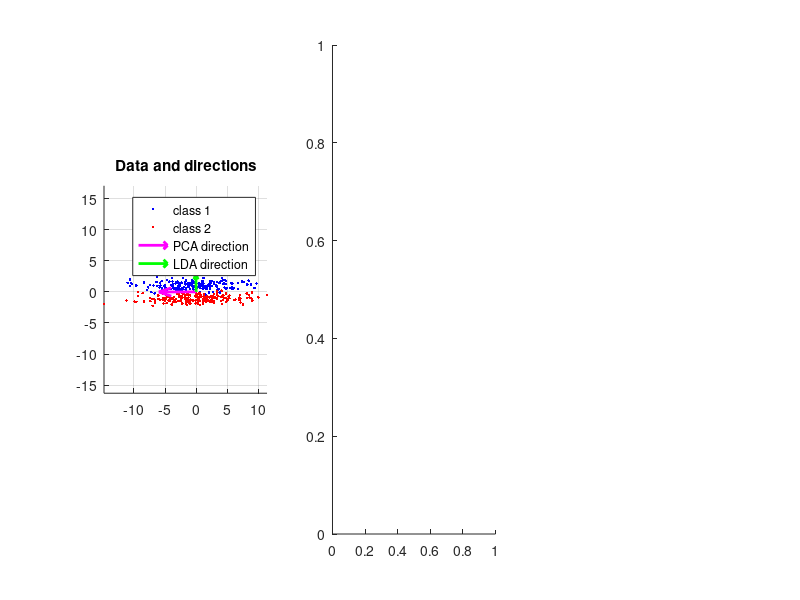

Source code (MATLAB): (Note: this script raises an error after producing the figure.)
%% Minimal LDA on toy data (two classes in 2D)
clc; clear; close all;
rng(1);                                   % same data every run
n = 200;                                  % points per class

% 1. Make data: both classes are wide in x, thin in y,
%    and they differ only in y (class 1 at y = +1, class 2 at y = -1)
X1 = [4*randn(1, n); 0.5*randn(1, n) + 1];
X2 = [4*randn(1, n); 0.5*randn(1, n) - 1];

% 2. Class means
m1 = mean(X1, 2);
m2 = mean(X2, 2);

% 3. Within-class scatter: spread of each class around its own mean
Sw = (X1 - m1)*(X1 - m1)' + (X2 - m2)*(X2 - m2)';

% 4. LDA direction: w = Sw^(-1) (m1 - m2), made unit length
w = Sw \ (m1 - m2);
w = w / norm(w);

% 5. Project every point onto w (each point becomes one number)
y1 = w' * X1;
y2 = w' * X2;

% 6. Classify with a threshold halfway between the projected means
t = (mean(y1) + mean(y2)) / 2;
acc = 100 * (sum(y1 > t) + sum(y2 <= t)) / (2*n);
fprintf('LDA direction w = (%.3f, %.3f), accuracy = %.1f%%\n', w, acc);

% For comparison: PCA direction = top eigenvector of the covariance
X = [X1, X2];
[V, D] = eig(cov(X'));
[~, i] = max(diag(D));
wp = V(:, i);
fprintf('PCA direction   = (%.3f, %.3f)\n', wp);

% 7. Plots
figure('Position', [100 100 1100 350]);

subplot(1, 3, 1); hold on;
plot(X1(1,:), X1(2,:), 'b.');
plot(X2(1,:), X2(2,:), 'r.');
quiver(0, 0, 6*wp(1), 6*wp(2), 0, 'm', 'LineWidth', 2);
quiver(0, 0, 3*w(1),  3*w(2),  0, 'g', 'LineWidth', 2);
legend('class 1', 'class 2', 'PCA direction', 'LDA direction');
axis equal; grid on; title('Data and directions');

subplot(1, 3, 2); hold on;
histogram(wp' * X1, 30);  histogram(wp' * X2, 30);
title('Projected onto PCA: overlap'); grid on;

subplot(1, 3, 3); hold on;
histogram(y1, 30);  histogram(y2, 30);
title('Projected onto LDA: separated'); grid on;
